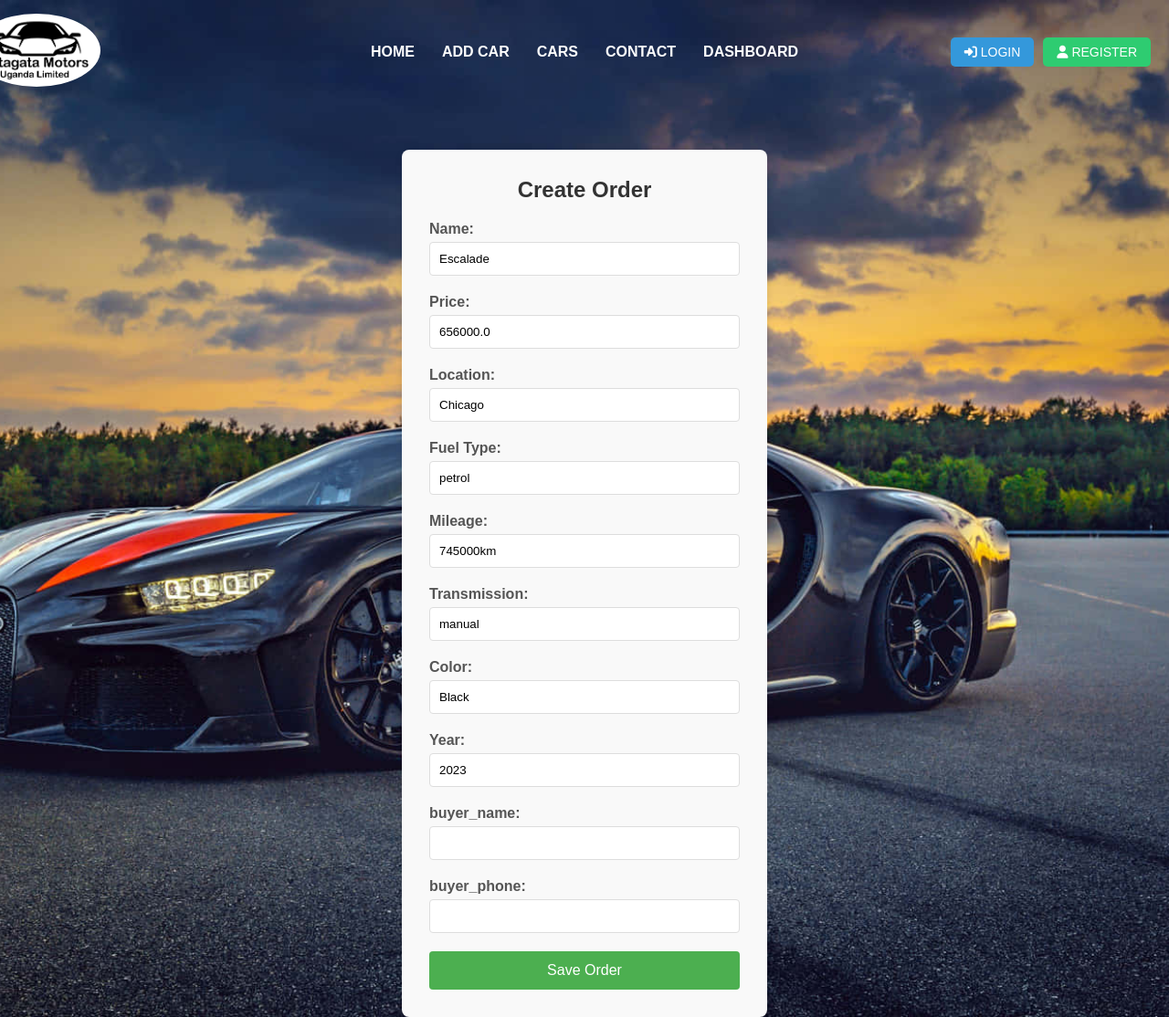
Page /create_order_with_details/6/ on the committed database.
### mycarproject/models.py (models this page shows)
class Car(models.Model):
     name = models.CharField(max_length=100)
     price = models.DecimalField(max_digits=10,decimal_places=1)
     location = models.CharField(max_length=100)
     fuel_type = models.CharField(max_length=50, default='petrol')
     mileage = models.CharField(max_length=50, default='0')
     transmission = models.CharField(max_length=50, default='manual')
     color = models.CharField(max_length=50, default='Black')
     year = models.IntegerField()
     photo = models.ImageField(upload_to='images/',blank=False,default='icon.jpg')

### mycarproject/views.py (the view)
# urls.py: path('create_order_with_details/<int:id>/', views.create_order_with_details, name='create_order_with_details'),
def create_order_with_details(request, id):
    car = Car.objects.get(id=id)
    if request.method == 'POST':
        form = OrderForm(request.POST, request.FILES)
        if form.is_valid():
            order = form.save(commit=False)
            order.status = 'Pending'
            order.customer = request.user
            order.save()
            return redirect('cars')
    else:
        form = OrderForm(instance=car)
    return render(request, 'mycarproject/create_order.html', {'form': form,'data':car})

### mycarproject/forms.py
class OrderForm(forms.ModelForm):
    class Meta:
     model = Order
     fields = ['name', 'price', 'location', 'fuel_type', 'mileage', 'transmission', 'color', 'year','buyer_name','buyer_phone']

### mycarproject/templates/mycarproject/create_order.html (shortened to what this page needs)
{% extends 'mycarproject/base.html' %}
{% block content %}
<div class="form-container">
    <h2>Create Order</h2>
    <form method="POST" id="OrderForm">
        <div class="form-group">
            <label for="name">Name:</label>
            <input type="text" name="name" id="name" required value="{{data.name}}" >
        </div>
        <div class="form-group">
            <label for="price">Price:</label>
            <input type="number" name="price" id="price" required value="{{data.price}}">
        </div>
        <div class="form-group">
            <label for="location">Location:</label>
            <input type="text" name="location" id="location" required value="{{data.location}}">
        </div>
        <div class="form-group">
            <label for="fuel_type">Fuel Type:</label>
            <input type="text" name="fuel_type" id="fuel_type" required value="{{data.fuel_type}}">
        </div>
        <div class="form-group">
            <label for="mileage">Mileage:</label>
            <input type="text" name="mileage" id="mileage" required value="{{data.mileage}}">
        </div>
        <div class="form-group">
            <label for="transmission">Transmission:</label>
            <input type="text" name="transmission" id="transmission" required value="{{data.transmission}}">
        </div>
        <div class="form-group">
            <label for="color">Color:</label>
            <input type="text" name="color" id="color" required value="{{data.color}}">
        </div>
        <div class="form-group">
            <label for="year">Year:</label>
            <input type="number" name="year" id="year" required value="{{data.year}}">
        </div>
        <div class="form-group">
            <label for="buyer_name">buyer_name:</label>
            <input type="text" name="buyer_name" id="buyer_name" required>
        </div>
        <div class="form-group">
            <label for="buyer_phone">buyer_phone:</label>
            <input type="text" name="buyer_phone" id="buyer_phone" required>
        </div>
        <button type="submit" class="submit-button">Save Order</button>
    </form>
</div>
{% endblock %}

### mycarproject/static/main.css (style rules this page uses)
#bg { background-repeat: no-repeat; background-size: cover; background-position: center; background-attachment: fixed; height: 100vh; width: 100vw; }
* { margin: 0; padding: 0; box-sizing: border-box; font-family: Arial, sans-serif; }

### mycarproject/templates/mycarproject/create_order.html (style rules this page uses)
.form-container { width: 400px; margin: 50px auto; padding: 30px; background-color: #f9f9f9; border-radius: 8px; box-shadow: 0 4px 8px rgba(0, 0, 0, 0.1); }
.form-container h2 { text-align: center; margin-bottom: 20px; color: #333; }
.form-group { margin-bottom: 20px; }
.form-group label { display: block; margin-bottom: 5px; font-weight: bold; color: #555; }
.form-group input { width: 100%; padding: 10px; border: 1px solid #ddd; border-radius: 4px; box-sizing: border-box; }
.submit-button { background-color: #4CAF50; color: white; padding: 12px 20px; border: none; border-radius: 4px; cursor: pointer; width: 100%; font-size: 16px; }

### rows in the picture
Car: name "Escalade", price "656000.0", location "Chicago", fuel_type "petrol", mileage "745000km", transmission "manual", color "Black", year "2023"
